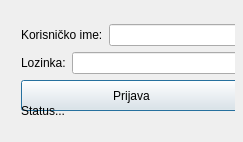
<?xml version="1.0" encoding="UTF-8"?>
<ui version="4.0">
 <class>KvizLogin</class>
 <widget class="QDialog" name="KvizLogin">
  <property name="geometry">
   <rect>
    <x>0</x>
    <y>0</y>
    <width>243</width>
    <height>142</height>
   </rect>
  </property>
  <property name="windowTitle">
   <string>Login</string>
  </property>
  <property name="windowIcon">
   <iconset>
    <normaloff>../ipi.jpg</normaloff>../ipi.jpg</iconset>
  </property>
  <widget class="QWidget" name="">
   <property name="geometry">
    <rect>
     <x>10</x>
     <y>13</y>
     <width>225</width>
     <height>117</height>
    </rect>
   </property>
   <layout class="QVBoxLayout" name="verticalLayout_2">
    <item>
     <layout class="QHBoxLayout" name="horizontalLayout">
      <item>
       <widget class="QLabel" name="lblUser">
        <property name="text">
         <string>Korisničko ime:</string>
        </property>
        <property name="buddy">
         <cstring>txtUser</cstring>
        </property>
       </widget>
      </item>
      <item>
       <widget class="QLineEdit" name="txtUser">
        <property name="minimumSize">
         <size>
          <width>141</width>
          <height>22</height>
         </size>
        </property>
       </widget>
      </item>
     </layout>
    </item>
    <item>
     <layout class="QHBoxLayout" name="horizontalLayout_2">
      <item>
       <widget class="QLabel" name="lblPass">
        <property name="text">
         <string>Lozinka:</string>
        </property>
        <property name="buddy">
         <cstring>txtPass</cstring>
        </property>
       </widget>
      </item>
      <item>
       <widget class="QLineEdit" name="txtPass">
        <property name="minimumSize">
         <size>
          <width>171</width>
          <height>22</height>
         </size>
        </property>
        <property name="layoutDirection">
         <enum>Qt::LeftToRight</enum>
        </property>
        <property name="frame">
         <bool>true</bool>
        </property>
        <property name="echoMode">
         <enum>QLineEdit::Password</enum>
        </property>
       </widget>
      </item>
     </layout>
    </item>
    <item>
     <layout class="QVBoxLayout" name="verticalLayout">
      <item>
       <widget class="QPushButton" name="btnLogin">
        <property name="minimumSize">
         <size>
          <width>221</width>
          <height>31</height>
         </size>
        </property>
        <property name="text">
         <string>Prijava</string>
        </property>
       </widget>
      </item>
      <item>
       <widget class="QLabel" name="lblResult">
        <property name="minimumSize">
         <size>
          <width>221</width>
          <height>16</height>
         </size>
        </property>
        <property name="text">
         <string>Status...</string>
        </property>
       </widget>
      </item>
     </layout>
    </item>
   </layout>
  </widget>
 </widget>
 <layoutdefault spacing="6" margin="11"/>
 <resources/>
 <connections/>
</ui>
